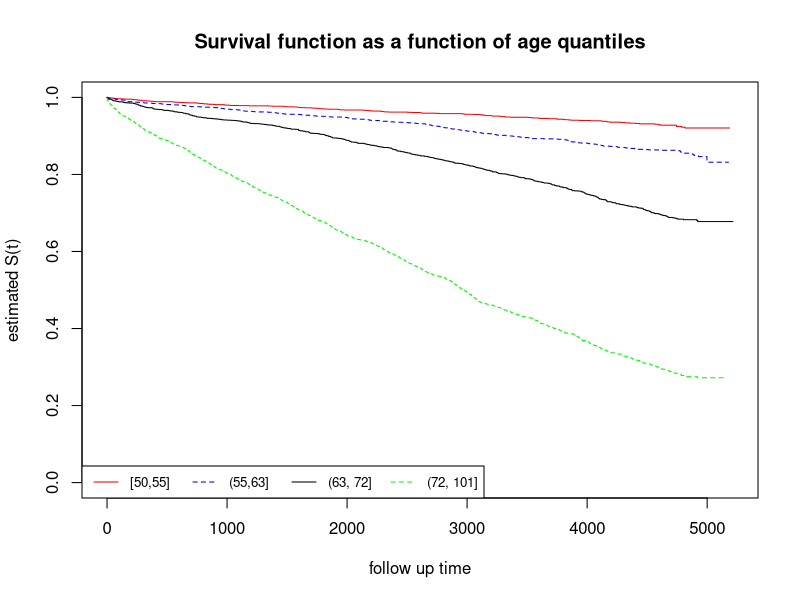
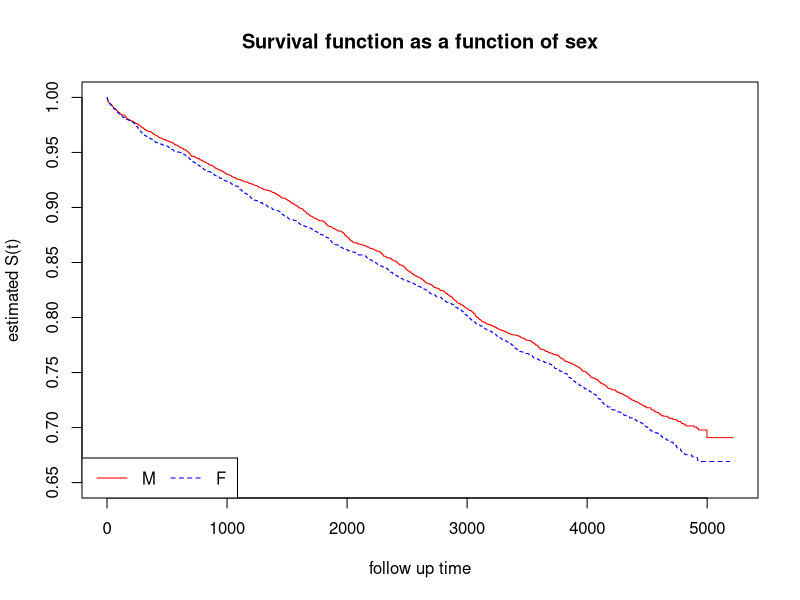
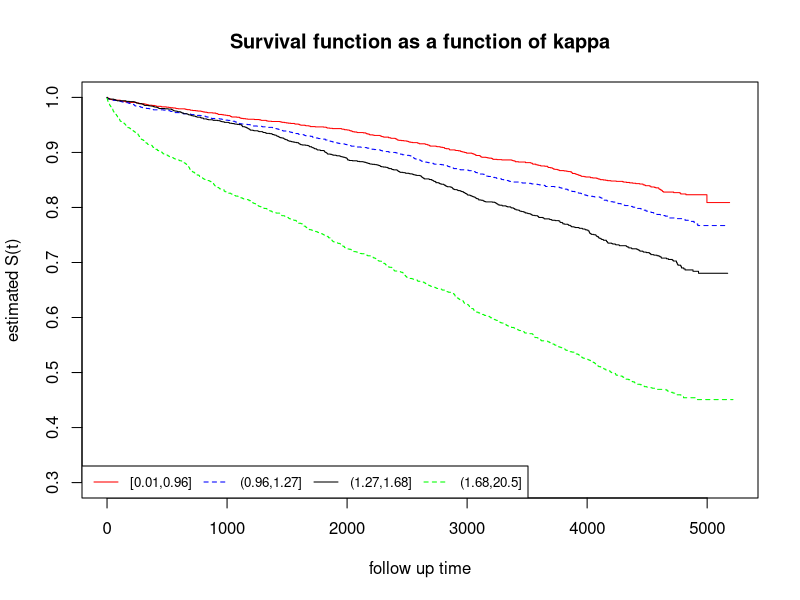
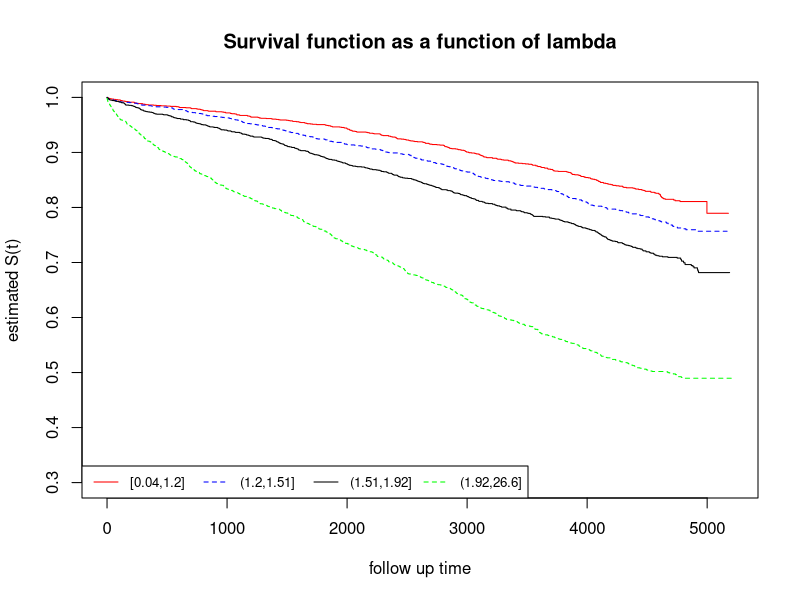
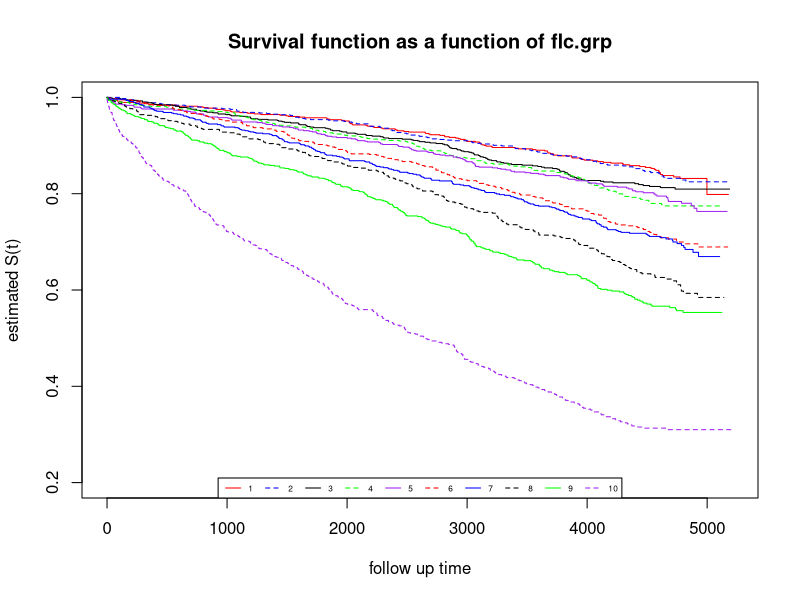
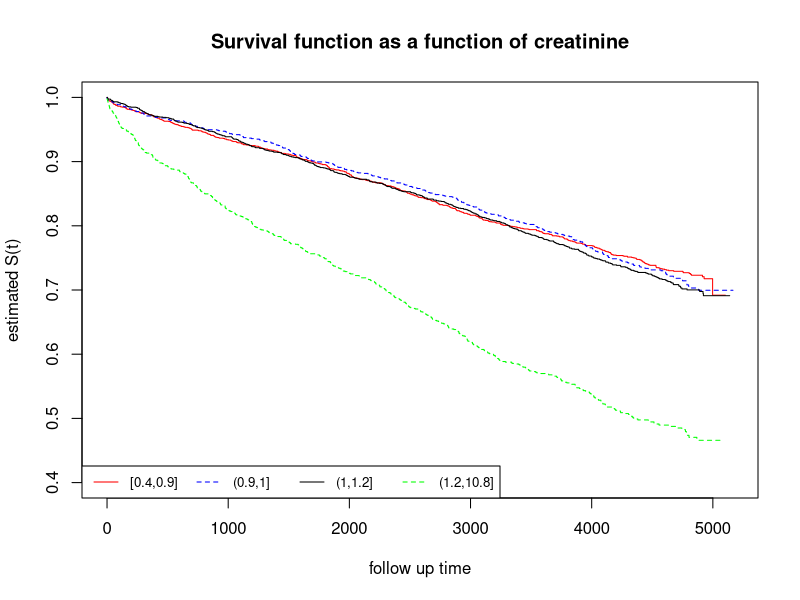
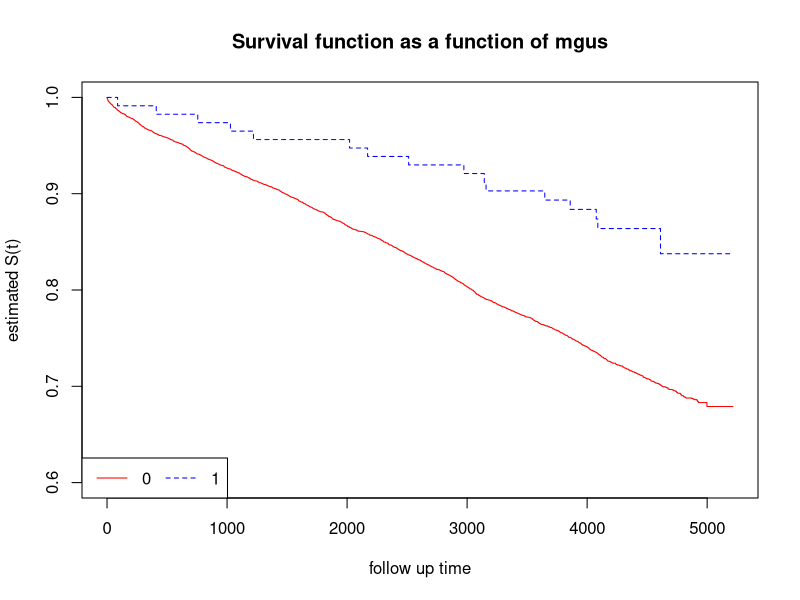
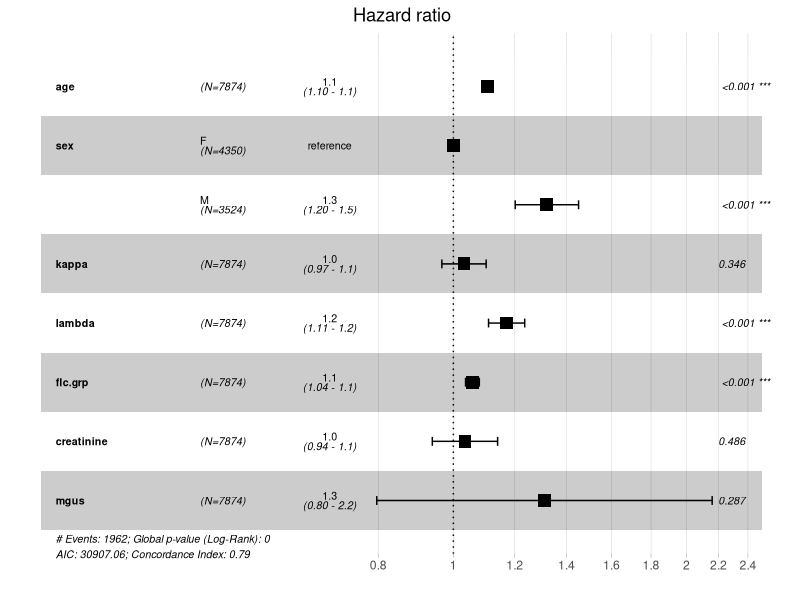

The R script that drew these images, in order:
install.packages('survminer')
install.packages('survival')
library(survminer)
library(survival)
data("flchain")
attach(flchain)

### QUESTION 1 - UNIVARIATE ANALYSIS ON ALL 

univariate_km = function(var) {
  surv_object <- Surv(futime, death)
  result_km <- survfit(surv_object ~ var, conf.type = "log-log")
  
  return(result_km)
}

#  we will not include variables: chapter (too many level)

# age
age_quantile <- cut(age, quantile(age), include.lowest =  T)
age_death = univariate_km(age_quantile)
plot(age_death, col = c('red', 'blue', 'black', 'green'), lty = 1:2, xlab = "follow up time", ylab = "estimated S(t)", main = 'Survival function as a function of age quantiles')
legend("bottomleft", legend = c("[50,55]", "(55,63]", "(63, 72]", "(72, 101]"), lty = 1:2, col = c('red', 'blue', 'black', 'green'), horiz=T, cex = 0.8)


# sex
sex_death = univariate_km(sex)
plot(sex_death, col = c('red', 'blue'), lty = 1:2, xlab = "follow up time", ylab = "estimated S(t)", main = 'Survival function as a function of sex', ylim=c(0.65, 1))
legend("bottomleft", legend = c('M', 'F'), col = c('red', 'blue'), lty = 1:2, horiz = T)


# kappa
kappa_quantile = cut(kappa, quantile(kappa), include.lowest =  T)
kappa_death = univariate_km(kappa_quantile)
plot(kappa_death, col = c('red', 'blue', 'black', 'green'), lty = 1:2, xlab = "follow up time", ylab = "estimated S(t)", main = 'Survival function as a function of kappa', ylim=c(0.3, 1))
legend("bottomleft", legend = c('[0.01,0.96]', '(0.96,1.27]', '(1.27,1.68]', '(1.68,20.5]'), col = c('red', 'blue', 'black', 'green'), lty = 1:2, horiz = T, cex = 0.8 )


# lambda
lambda_quantile = cut(lambda, quantile(lambda), include.lowest =  T)
lambda_death = univariate_km(lambda_quantile)
plot(lambda_death, col = c('red', 'blue', 'black', 'green'), lty = 1:2, xlab = "follow up time", ylab = "estimated S(t)", main = 'Survival function as a function of lambda', ylim=c(0.3, 1))
legend("bottomleft", legend = c('[0.04,1.2]', '(1.2,1.51]', '(1.51,1.92]', '(1.92,26.6]'), col = c('red', 'blue', 'black', 'green'), lty = 1:2, horiz = T, cex = 0.8 )


# flc.gpr
flc.grp_death = univariate_km(flc.grp) # log-rang diviso in prime 5 seconde 5
plot(flc.grp_death, col = c('red', 'blue', 'black', 'green', 'purple', 'red', 'blue', 'black', 'green', 'purple'), lty = 1:2, xlab = "follow up time", ylab = "estimated S(t)", main = 'Survival function as a function of flc.grp', ylim=c(0.2, 1))
legend("bottom", legend = c(1,2,3,4,5,6,7,8,9,10), col = c('red', 'blue', 'black', 'green', 'purple', 'red', 'blue', 'black', 'green', 'purple'), lty = 1:2, horiz = T, cex = 0.5)


# creatinine
creatinine_quanitle = cut(creatinine, quantile(creatinine, na.rm = T), include.lowest =  T)
creatinine_death = univariate_km(creatinine_quanitle)
plot(creatinine_death, col = c('red', 'blue', 'black', 'green'), lty = 1:2, xlab = "follow up time", ylab = "estimated S(t)", main = 'Survival function as a function of creatinine', ylim=c(0.4, 1))
legend("bottomleft", legend = c("[0.4,0.9]", "(0.9,1]", "(1,1.2]", "(1.2,10.8]"), col = c('red', 'blue', 'black', 'green'), lty = 1:2, horiz = T, cex = 0.8)


# mgus
mgus_death = univariate_km(mgus)
plot(mgus_death, col = c('red', 'blue'), lty = 1:2, xlab = "follow up time", ylab = "estimated S(t)", main = 'Survival function as a function of mgus', ylim=c(0.6, 1))
legend("bottomleft", legend = c(0,1), col = c('red', 'blue'), lty = 1:2, horiz = T, cex = 1)


### QUESTION 2  ##########################################################################
surv_object = Surv(futime, death)

# complete model
cox_multi <- coxph(surv_object ~ age + sex + kappa + lambda + flc.grp + creatinine + mgus)
cox_multi

### QUESTION 3 COMMENTING ############################################


### QUESTION 4 CONF INT
ggforest(cox_multi, data = flchain)
summary(cox_multi)$conf.int


### QUESTION 5 VARIABLE SELECTION
anova(cox_multi)
# here we remove creatinine
cox_multi <- coxph(surv_object ~ age + sex + kappa + lambda + flc.grp + mgus)
cox_multi
anova(cox_multi)

# here we remove mgus
cox_multi <- coxph(surv_object ~ age + sex + kappa + lambda + flc.grp)
cox_multi
anova(cox_multi)

# here we remove kappa
cox_multi <- coxph(surv_object ~ age + sex + lambda + flc.grp)
cox_multi
anova(cox_multi)

ggforest(cox_multi, data = flchain)










